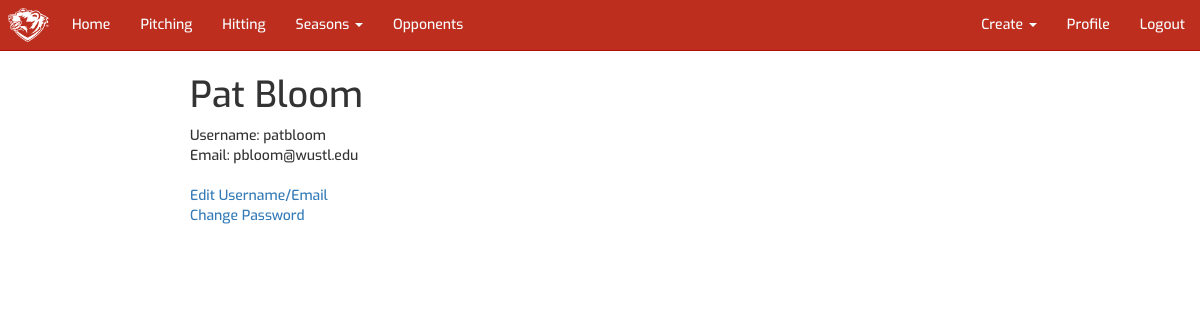
Page /user/4 (signed in) on the committed database.
### app/models.py (models this page shows, shortened)
class User(UserMixin, db.Model):
    id = db.Column(db.Integer, primary_key=True)
    admin = db.Column(db.Boolean, index=True)
    retired = db.Column(db.Boolean, index=True)
    username = db.Column(db.String(64), index=True, unique=True)
    email = db.Column(db.String(120), index=True, unique=True)
    password_hash = db.Column(db.String(128))
    firstname = db.Column(db.String(64))
    lastname = db.Column(db.String(64))
    def __repr__(self):
        return f'{self.firstname} {self.lastname}'

### app/views/main.py (the view)
@main.route('/user/<id>', methods=['GET', 'POST'])
@login_required
def user(id):
    if current_user.id is not int(id):
        flash('You can only view your own profile page')
        return redirect(url_for('main.index'))
    user = User.query.filter_by(id=id).first_or_404()
    return render_template(
        'main/user.html',
        user=user)

### app/models.py (called while the page is built)
@login.user_loader
def load_user(id):
    return User.query.get(int(id))

    def __repr__(self):
        return f'{self.semester} {self.year}'

### app/routes.py (called while the page is built)
@app.context_processor
def template_variables():
    return dict(
        current_season=getCurrentSeason(),
        old_seasons=getOldSeasons())

@app.context_processor
def utility_functions():
    def truncate(n, decimals=2):
        """Truncates the passed value to decimal places.

        Arguments :
            n {number} -- Number to be truncated

        Keyword Arguments :
            decimals {int} -- Number of decimal places to truncate to(default : {2})

        Returns :
            [int]-- truncated verison of passed value
        """
        multiplier = 10 ** decimals
        return int(n * multiplier) / multiplier
    return dict(
        truncate=truncate
    )

def getCurrentSeason():
    current_season = Season.query.filter_by(current_season=True).first()
    return current_season

def getOldSeasons():
    old_seasons = Season.query.filter_by(current_season=False).order_by(Season.year).all()
    return old_seasons

### app/templates/main/user.html
{% extends "base.html" %}
{% block styles %}
    {{ super() }}
{% endblock %}
{% block app_content %}
    <div class="main">
        <h1>{{ user }}</h1>
        <div>
            Username: {{ user.username }} <br>
            Email: {{ user.email }} <br> <br>
            <a href="{{ url_for('main.edit_user', id=user.id) }}">Edit Username/Email</a> <br>
            <a href="{{ url_for('main.change_password', id=user.id) }}">Change Password</a>
        </div>
    </div>
{% endblock %}

### app/static/css/base.css (style rules this page uses)
.main { font-family: 'Exo', sans-serif; font-weight: 500; }

### app/static/css/sidenav.css (style rules this page uses)
.main { margin-left: 150px; padding: 0px 10px; font-family: 'Exo', sans-serif; font-weight: 500; margin-top: -15px; }

### rows in the picture
User: firstname+lastname "Pat Bloom", username "patbloom", email "pbloom@wustl.edu"
